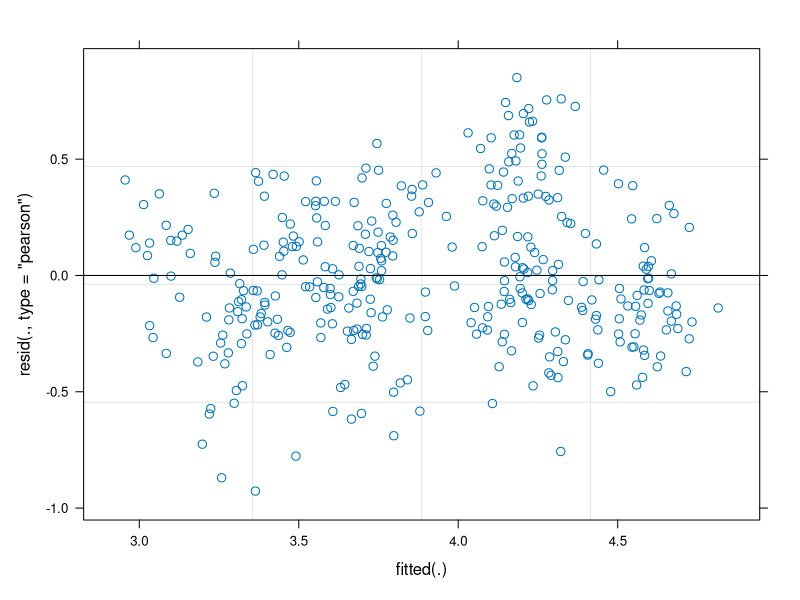
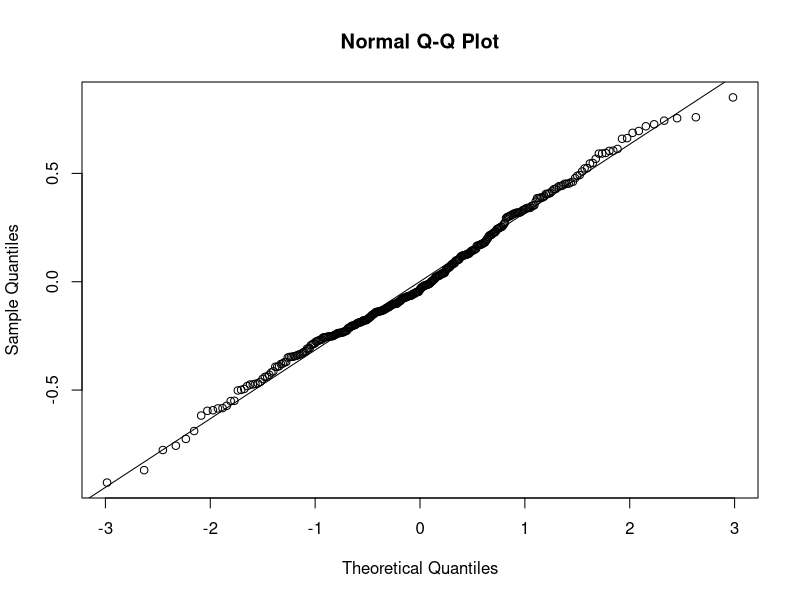
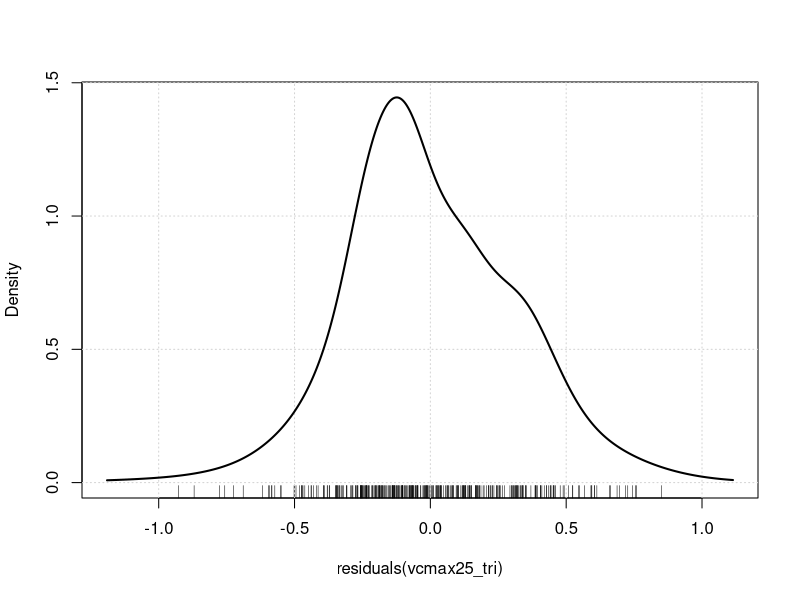
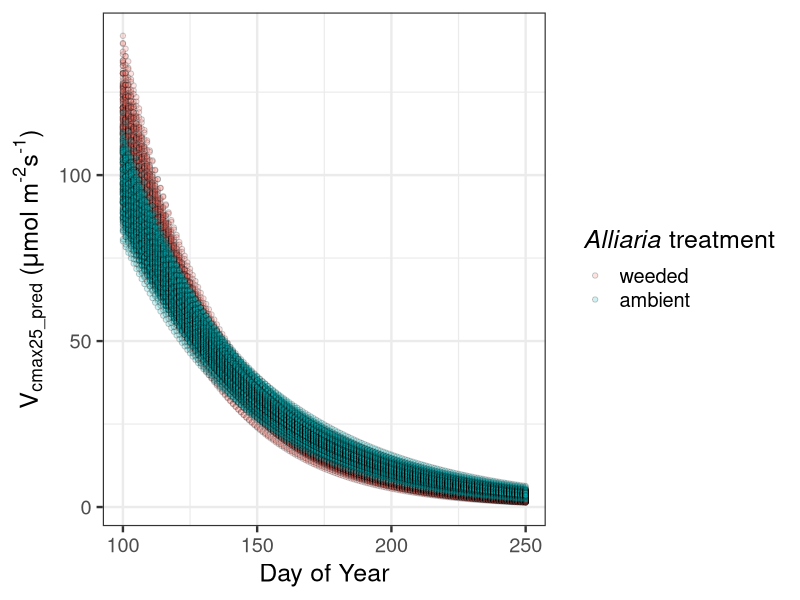
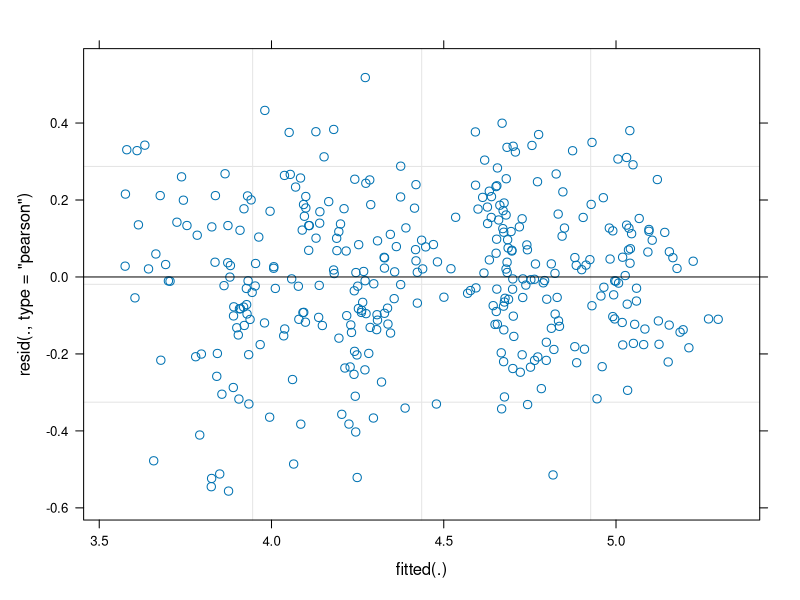
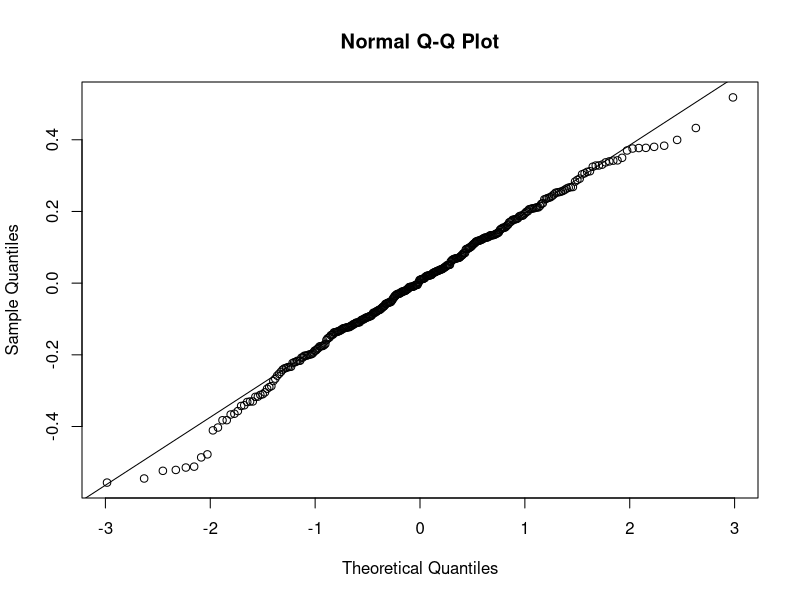
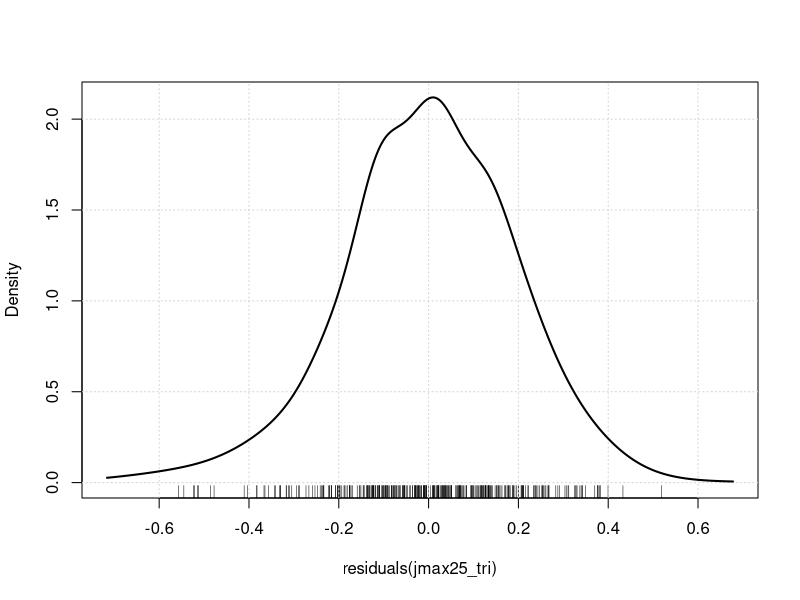
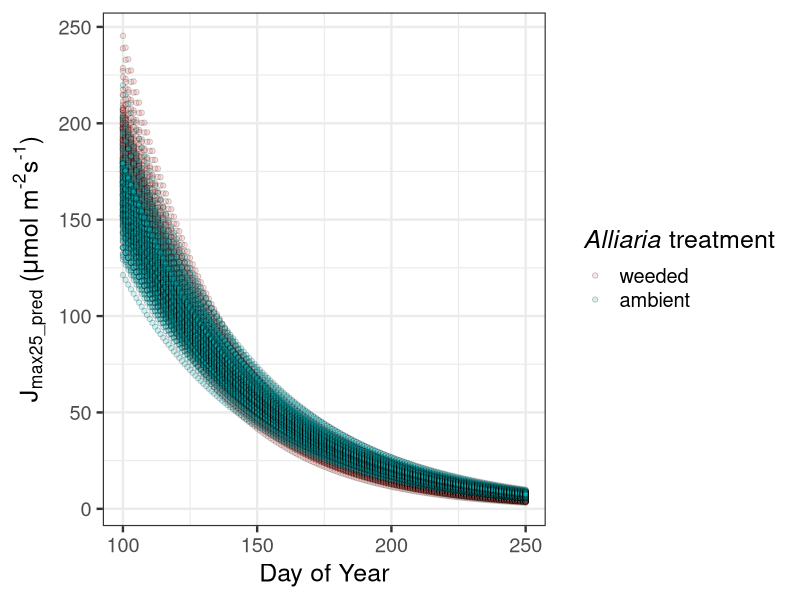

Generate these figures, in order, with R: (Note: this script raises an error after producing the figures.)
#####################################################################
# Libraries and file read in
#####################################################################
# Libraries
library(tidyverse)
library(lme4)
library(car)
library(ggpubr)

# Read .csv file
photo_traits <- read.csv("../data/TT24_photo_traits.csv") %>% 
  mutate(gm.trt = factor(gm.trt, levels = c( "weeded", "ambient")))

# Define a function for bootstrapping model predictions
predict_function <- function(fit) {
  # Define the new data for prediction
  trt_df <- expand.grid(
    doy = seq(100, 250, by = 1),
    gm.trt = levels(photo_traits$gm.trt)
  )
  
  # Return raw predictions for each bootstrap sample
  predict(fit, newdata = trt_df, re.form = NA)
}

# Make placeholder to merge bootstrapped estimates to
trt_df_placeholder <- expand.grid(
  doy = seq(100, 250, by = 1),
  gm.trt = levels(photo_traits$gm.trt))

# Set seed to maintain reproducible products
set.seed(10)

#####################################################################
# Vcmax25 - Tri (does not account for size... yet)
#####################################################################
photo_traits$vcmax25[c(281, 296, 452)] <- NA

vcmax25_tri <- lmer(log(vcmax25) ~ gm.trt * doy + (1|id) + (1 | plot), 
                    data = subset(photo_traits, spp == "Tri" & ci > 0))

# Check model assumptions
plot(vcmax25_tri)
qqnorm(residuals(vcmax25_tri))
qqline(residuals(vcmax25_tri))
densityPlot(residuals(vcmax25_tri))
shapiro.test(residuals(vcmax25_tri))
outlierTest(vcmax25_tri)

Anova(vcmax25_tri)

# Bootstrap model predictions to get 1000 Vcmax values per doy for
# each of gm.trt == "ambient" and gm.trt == "weeded"
vcmax25_tri_boot <- bootMer(
  vcmax25_tri,
  predict_function,
  nsim = 150,
  type = "parametric")

# Extract bootstrapped predictions
vcmax25_tri_boot_preds <- vcmax25_tri_boot$t  
# Each column contains bootstrapped values (n = 1000) for each row 
# in `trt_df_placeholder`

# Combine bootstrapped predictions with doy and gm.trt descriptorys
full_vcmax25_tri_boot_data <- data.frame(t(vcmax25_tri_boot_preds)) %>% 
  cbind(trt_df_placeholder) %>%
  dplyr::select(doy, gm.trt, X1:X150) %>%
  mutate(spp = "Tri",
         across(X1:X150, \(x) exp(x))) # Backtransform estimates to response scale
head(full_vcmax25_tri_boot_data)

# Move bootstrap data to long-format for easy load into climate dataset
vcmax25_tri_boot_data_long <- full_vcmax25_tri_boot_data %>%
  pivot_longer(cols = X1:X150, 
               names_to = "boot_iter", 
               values_to = "Vcmax25_est")

# View full bootstrap prediction data sheet for Trillium Vcmax25
head(vcmax25_tri_boot_data_long)

# Quick plot - does this look similar to original plot?
ggplot(data = vcmax25_tri_boot_data_long, 
       aes(x = doy, y = Vcmax25_est, fill = gm.trt)) +
  geom_point(shape = 21, alpha = 0.2) + 
  labs(x = "Day of Year", y = expression("V"["cmax25_pred"]*" ("*mu*"mol m"^"-2"*"s"^"-1"*")"),
       fill = expression(italic("Alliaria")* " treatment")) +
  theme_bw(base_size = 18)
# Yes!

#####################################################################
# Jmax25 - Tri (does not account for size... yet)
#####################################################################
photo_traits$jmax25[c(296, 281, 452)] <- NA

jmax25_tri <- lmer(log(jmax25) ~ gm.trt * doy + (1|id) + (1 | plot), 
                          data = subset(photo_traits, spp == "Tri" & ci > 0))

# Check model assumptions
plot(jmax25_tri)
qqnorm(residuals(jmax25_tri))
qqline(residuals(jmax25_tri))
densityPlot(residuals(jmax25_tri))
shapiro.test(residuals(jmax25_tri))
outlierTest(jmax25_tri)

Anova(jmax25_tri)

# Bootstrap model predictions to get 1000 Jmax values per doy for
# each of gm.trt == "ambient" and gm.trt == "weeded"
jmax25_tri_boot <- bootMer(
  jmax25_tri,
  predict_function,
  nsim = 150,
  type = "parametric")

# Extract bootstrapped predictions
jmax25_tri_boot_preds <- jmax25_tri_boot$t  
# Each column contains bootstrapped values (n = 150) for each row 
# in `trt_df_placeholder`

# Combine bootstrapped predictions with doy and gm.trt descriptorys
full_jmax25_tri_boot_data <- data.frame(t(jmax25_tri_boot_preds)) %>% 
  cbind(trt_df_placeholder) %>%
  dplyr::select(doy, gm.trt, X1:X150) %>%
  mutate(spp = "Tri",
         across(X1:X150, \(x) exp(x))) # Backtransform estimates to response scale
head(full_jmax25_tri_boot_data)

# Move bootstrap data to long-format for easy load into climate dataset
jmax25_tri_boot_data_long <- full_jmax25_tri_boot_data %>%
  pivot_longer(cols = X1:X150, 
               names_to = "boot_iter", 
               values_to = "Jmax25_est")

# View full bootstrap prediction data sheet for Trillium Vcmax25
head(jmax25_tri_boot_data_long)

# Quick plot - does this look similar to original plot?
ggplot(data = jmax25_tri_boot_data_long, 
       aes(x = doy, y = Jmax25_est, fill = gm.trt)) +
  geom_point(shape = 21, alpha = 0.2) + 
  labs(x = "Day of Year", y = expression("J"["max25_pred"]*" ("*mu*"mol m"^"-2"*"s"^"-1"*")"),
       fill = expression(italic("Alliaria")* " treatment")) +
  theme_bw(base_size = 18)
# Yes!

#####################################################################
# Ci - Tri (does not account for size... yet)
#####################################################################
ci_tri <- lmer(ci ~ gm.trt * doy + (1|id) + (1 | plot), 
                    data = subset(photo_traits, spp == "Tri" & ci > 0))

# Check model assumptions
plot(ci_tri)
qqnorm(residuals(ci_tri))
qqline(residuals(ci_tri))
densityPlot(residuals(ci_tri))
shapiro.test(residuals(ci_tri))
outlierTest(ci_tri)

Anova(ci_tri)

# Bootstrap model predictions to get 1000 Vcmax values per doy for
# each of gm.trt == "ambient" and gm.trt == "weeded"
ci_tri_boot <- bootMer(
  ci_tri,
  predict_function,
  nsim = 150,
  type = "parametric")

# Extract bootstrapped predictions
ci_tri_boot_preds <- ci_tri_boot$t  
# Each column contains bootstrapped values (n = 1000) for each row 
# in `trt_df_placeholder`

# Combine bootstrapped predictions with doy and gm.trt descriptors
full_ci_tri_boot_data <- data.frame(t(ci_tri_boot_preds)) %>% 
  cbind(trt_df_placeholder) %>%
  dplyr::select(doy, gm.trt, X1:X150) %>%
  mutate(spp = "Tri")
head(full_ci_tri_boot_data)

# Move bootstrap data to long-format for easy load into climate dataset
ci_tri_boot_data_long <- full_ci_tri_boot_data %>%
  pivot_longer(cols = X1:X150, 
               names_to = "boot_iter", 
               values_to = "Ci_est")

# View full bootstrap prediction data sheet for Trillium Vcmax25
head(ci_tri_boot_data_long)

# Quick plot - does this look similar to original plot?
ggplot(data = ci_tri_boot_data_long, 
       aes(x = doy, y = Ci_est, fill = gm.trt)) +
  geom_point(shape = 21, alpha = 0.2) + 
  labs(x = "Day of Year", y = expression("C"["i_pred"]*" ("*mu*"mol mol"^"-1"*")"),
       fill = expression(italic("Alliaria")* " treatment")) +
  theme_bw(base_size = 18)
# Yes!

#####################################################################
# Vcmax25 - Mai (does not account for size... yet)
#####################################################################
photo_traits$vcmax25[c(95, 99, 123)] <- NA

vcmax25_mai <- lmer(log(vcmax25) ~ gm.trt * doy + (1 | id) + (1 | plot), 
                    data = subset(photo_traits, spp == "Mai" & ci > 0))

# Check model assumptions
plot(vcmax25_mai)
qqnorm(residuals(vcmax25_mai))
qqline(residuals(vcmax25_mai))
densityPlot(residuals(vcmax25_mai))
shapiro.test(residuals(vcmax25_mai))
outlierTest(vcmax25_mai)

Anova(vcmax25_mai)


# Bootstrap model predictions to get 1000 Vcmax values per doy for
# each of gm.trt == "ambient" and gm.trt == "weeded"
vcmax25_mai_boot <- bootMer(
  vcmax25_mai,
  predict_function,
  nsim = 150,
  type = "parametric")

# Extract bootstrapped predictions
vcmax25_mai_boot_preds <- vcmax25_mai_boot$t  
# Each column contains bootstrapped values (n = 1000) for each row 
# in `trt_df_placeholder`

# Combine bootstrapped predictions with doy and gm.trt descriptorys
full_vcmax25_mai_boot_data <- data.frame(t(vcmax25_mai_boot_preds)) %>% 
  cbind(trt_df_placeholder) %>%
  dplyr::select(doy, gm.trt, X1:X150) %>%
  mutate(spp = "Mai",
         across(X1:X150, \(x) exp(x))) # Backtransform estimates to response scale
head(full_vcmax25_mai_boot_data)

# Move bootstrap data to long-format for easy load into climate dataset
vcmax25_mai_boot_data_long <- full_vcmax25_mai_boot_data %>%
  pivot_longer(cols = X1:X150, 
               names_to = "boot_iter", 
               values_to = "Vcmax25_est")

# View full bootstrap prediction data sheet for Trillium Vcmax25
head(vcmax25_mai_boot_data_long)

# Quick plot - does this look similar to original plot?
ggplot(data = vcmax25_mai_boot_data_long, 
       aes(x = doy, y = Vcmax25_est, fill = gm.trt)) +
  geom_point(shape = 21, alpha = 0.2) + 
  labs(x = "Day of Year", y = expression("V"["cmax25_pred"]*" ("*mu*"mol m"^"-2"*"s"^"-1"*")"),
       fill = expression(italic("Alliaria")* " treatment")) +
  theme_bw(base_size = 18)
# Yes!

#####################################################################
# Jmax25 - Mai (does not account for size... yet)
#####################################################################
jmax25_mai <- lmer(log(jmax25) ~ gm.trt * doy + (1|id) + (1 | plot), 
                   data = subset(photo_traits, spp == "Mai" & ci > 0))

# Check model assumptions
plot(jmax25_mai)
qqnorm(residuals(jmax25_mai))
qqline(residuals(jmax25_mai))
densityPlot(residuals(jmax25_mai))
shapiro.test(residuals(jmax25_mai))
outlierTest(jmax25_mai)

Anova(jmax25_mai)

# Bootstrap model predictions to get 1000 Jmax values per doy for
# each of gm.trt == "ambient" and gm.trt == "weeded"
jmax25_mai_boot <- bootMer(
  jmax25_mai,
  predict_function,
  nsim = 150,
  type = "parametric")

# Extract bootstrapped predictions
jmax25_mai_boot_preds <- jmax25_mai_boot$t  
# Each column contains bootstrapped values (n = 1000) for each row 
# in `trt_df_placeholder`

# Combine bootstrapped predictions with doy and gm.trt descriptors
full_jmax25_mai_boot_data <- data.frame(t(jmax25_mai_boot_preds)) %>% 
  cbind(trt_df_placeholder) %>%
  dplyr::select(doy, gm.trt, X1:X150) %>%
  mutate(spp = "Mai",
         across(X1:X150, \(x) exp(x))) # Backtransform estimates to response scale
head(full_jmax25_mai_boot_data)

# Move bootstrap data to long-format for easy load into climate dataset
jmax25_mai_boot_data_long <- full_jmax25_mai_boot_data %>%
  pivot_longer(cols = X1:X150, 
               names_to = "boot_iter", 
               values_to = "Jmax25_est")

# View full bootstrap prediction data sheet for Maianthemum Jmax25
head(jmax25_mai_boot_data_long)

# Quick plot - does this look similar to original plot?
ggplot(data = jmax25_mai_boot_data_long, 
       aes(x = doy, y = Jmax25_est, fill = gm.trt)) +
  geom_point(shape = 21, alpha = 0.2) + 
  labs(x = "Day of Year", y = expression("J"["max25_pred"]*" ("*mu*"mol m"^"-2"*"s"^"-1"*")"),
       fill = expression(italic("Alliaria")* " treatment")) +
  theme_bw(base_size = 18)
# Yes!

#####################################################################
# Ci - Mai (does not account for size... yet)
#####################################################################
photo_traits$ci[c(367, 392, 790, 791, 820)] <- NA
photo_traits$ci[c(171, 393, 450, 850)] <- NA

ci_mai <- lmer(ci ~ gm.trt * doy + (1|id) + (1 | plot), 
               data = subset(photo_traits, spp == "Mai" & ci > 0))

# Check model assumptions
plot(ci_mai)
qqnorm(residuals(ci_mai))
qqline(residuals(ci_mai))
densityPlot(residuals(ci_mai))
shapiro.test(residuals(ci_mai))
outlierTest(ci_mai)

Anova(ci_mai)

# Bootstrap model predictions to get 1000 Vcmax values per doy for
# each of gm.trt == "ambient" and gm.trt == "weeded"
ci_mai_boot <- bootMer(
  ci_mai,
  predict_function,
  nsim = 150,
  type = "parametric")

# Extract bootstrapped predictions
ci_mai_boot_preds <- ci_mai_boot$t  
# Each column contains bootstrapped values (n = 1000) for each row 
# in `trt_df_placeholder`

# Combine bootstrapped predictions with doy and gm.trt descriptors
full_ci_mai_boot_data <- data.frame(t(ci_mai_boot_preds)) %>% 
  cbind(trt_df_placeholder) %>%
  dplyr::select(doy, gm.trt, X1:X150) %>%
  mutate(spp = "Mai")
head(full_ci_mai_boot_data)

# Move bootstrap data to long-format for easy load into climate dataset
ci_mai_boot_data_long <- full_ci_mai_boot_data %>%
  pivot_longer(cols = X1:X150, 
               names_to = "boot_iter", 
               values_to = "Ci_est")

# View full bootstrap prediction data sheet for Trillium Vcmax25
head(ci_mai_boot_data_long)

# Quick plot - does this look similar to original plot?
ggplot(data = ci_mai_boot_data_long, 
       aes(x = doy, y = Ci_est, fill = gm.trt)) +
  geom_point(shape = 21, alpha = 0.2) + 
  labs(x = "Day of Year", y = expression("C"["i_pred"]*" ("*mu*"mol mol"^"-1"*")"),
       fill = expression(italic("Alliaria")* " treatment")) +
  theme_bw(base_size = 18)
# Yes!

#####################################################################
# Merge bootstrapped dataset for each
#####################################################################
tri_boot_model_params <- vcmax25_tri_boot_data_long %>%
  full_join(jmax25_tri_boot_data_long) %>%
  full_join(ci_tri_boot_data_long)

mai_boot_model_params <- vcmax25_mai_boot_data_long %>%
  full_join(jmax25_mai_boot_data_long) %>%
  full_join(ci_mai_boot_data_long)


boot_model_params <- tri_boot_model_params %>%
  full_join(mai_boot_model_params)

write.csv(boot_model_params, 
          "../data/c_budget/TT24_budget_params_without_size.csv",
          row.names = F)



